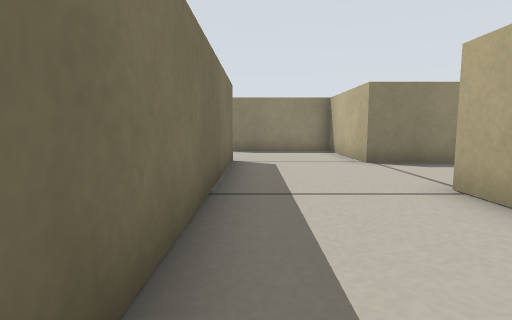
view 1 (above)

24 first-person views from a walk through a robot-simulator world made for Stage. The camera is 0.22 m above the floor, tilts 6° down and sees 80° across. Floor lines are 1 m apart. The floor is counted in squares, 0.25 m on a side. Each view is taken from the middle of a square. On the plan, view 1 faces up. The plan holds only what a view shows up to about 11 squares ahead; the rest is blank. Robots are left out.

view 2
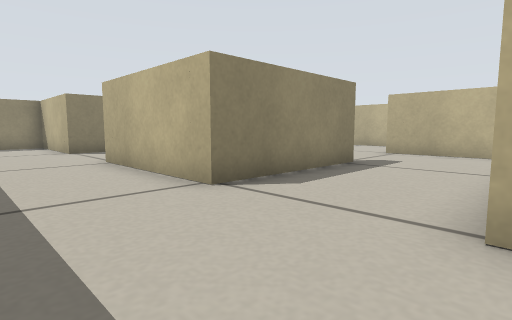

view 3
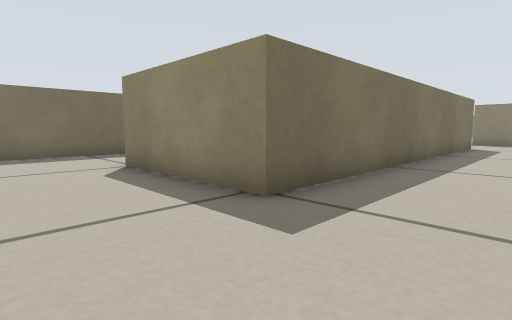

view 4
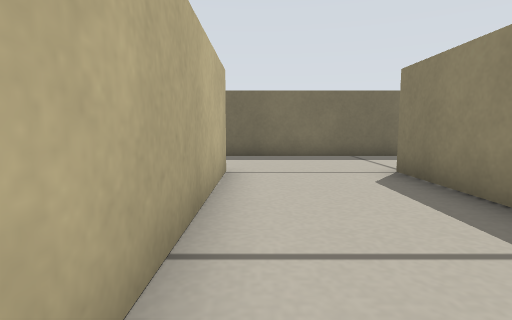

view 5
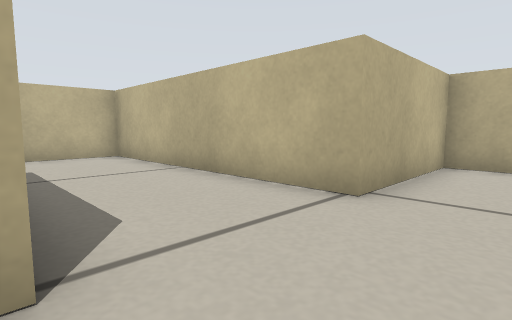

view 6
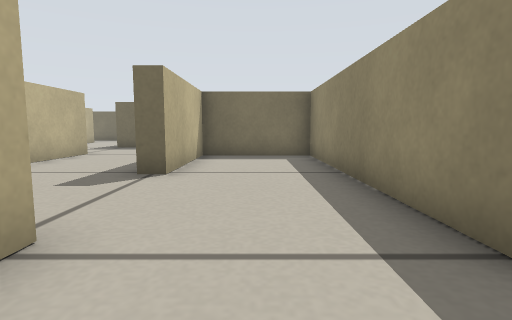

view 7
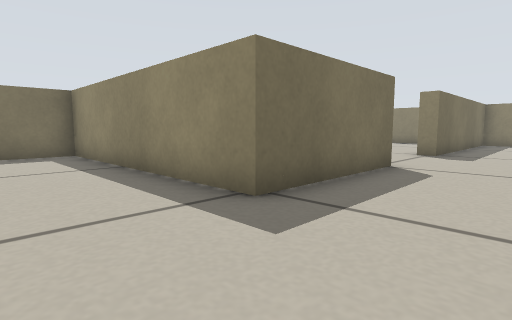

view 8
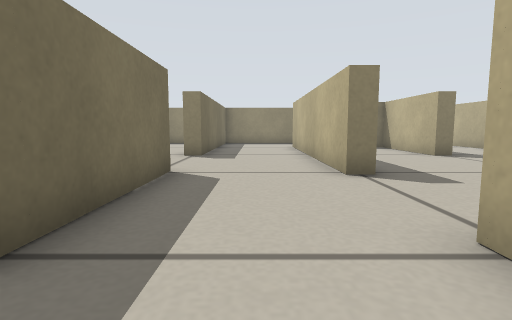

view 9
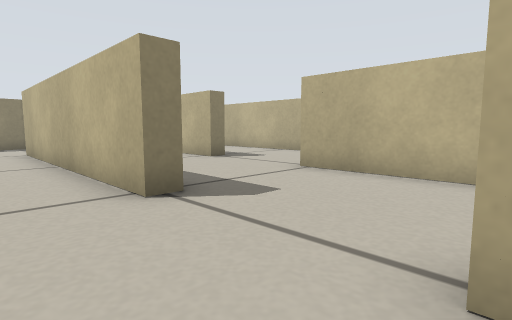

view 10
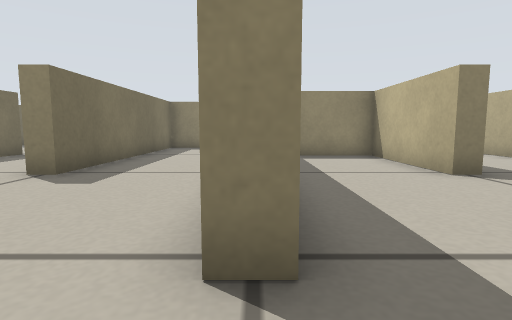

view 11
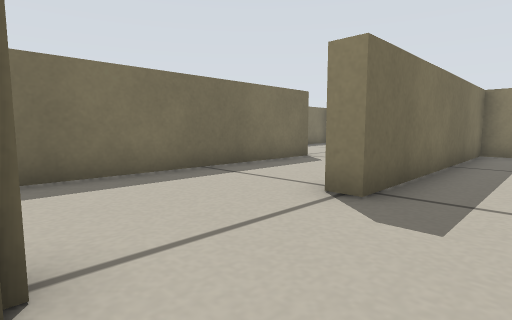

view 12
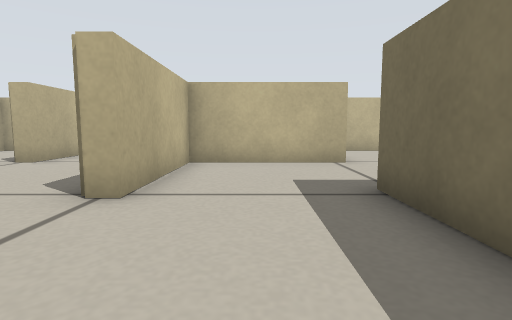

view 13
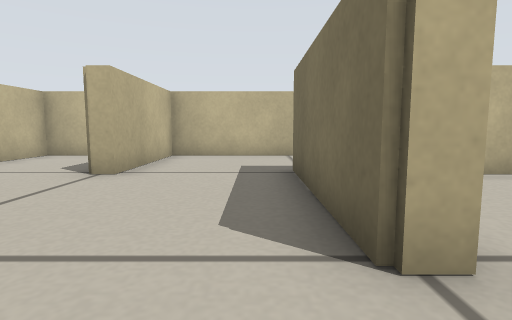

view 14
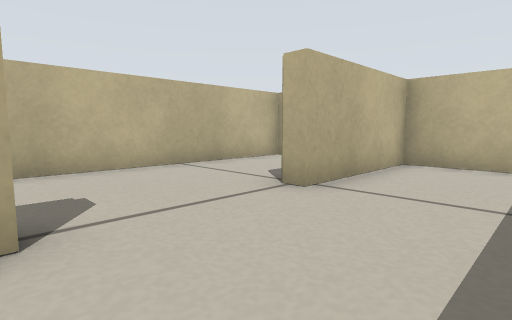

view 15
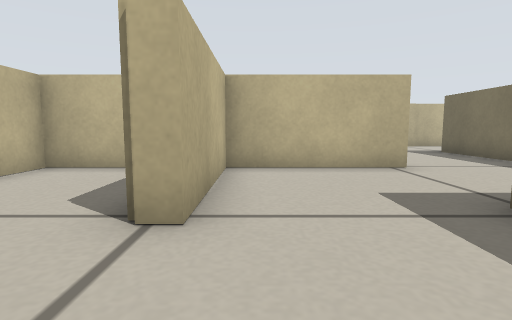

view 16
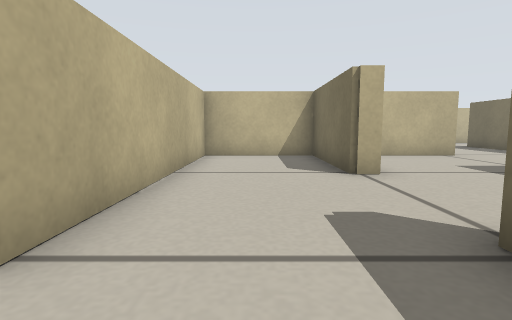

view 17
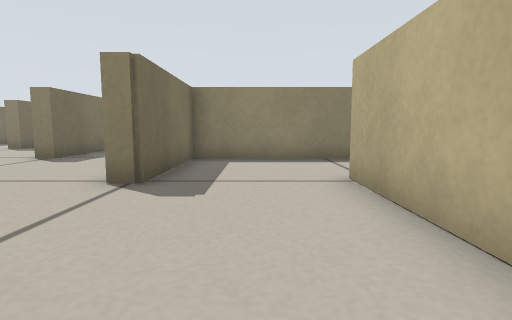

view 18
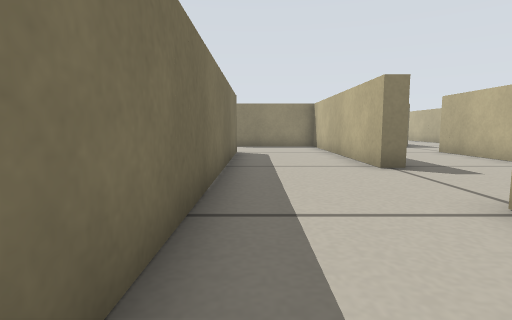

view 19
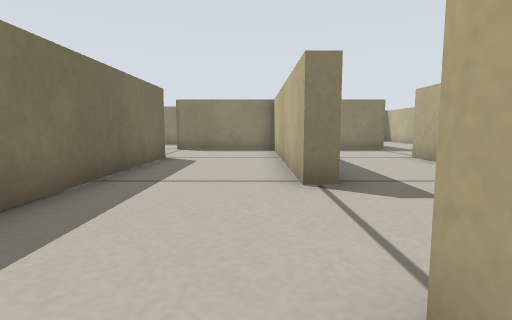

view 20
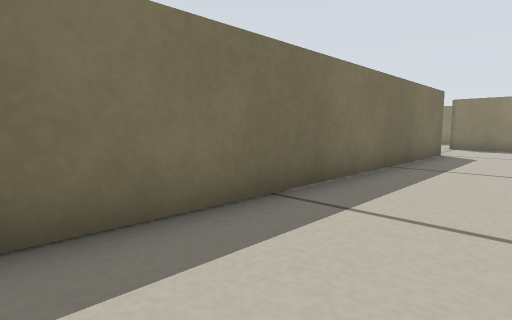

view 21
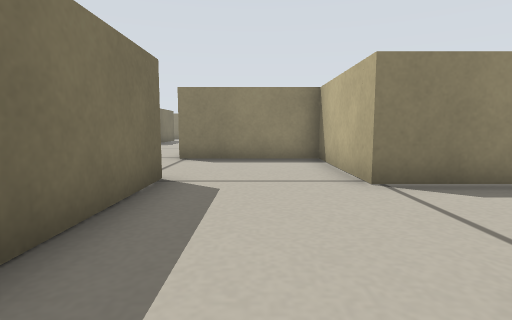

view 22
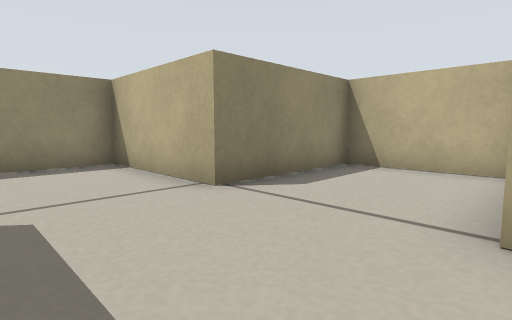

view 23
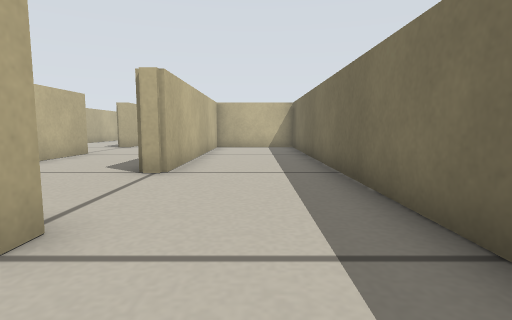

view 24
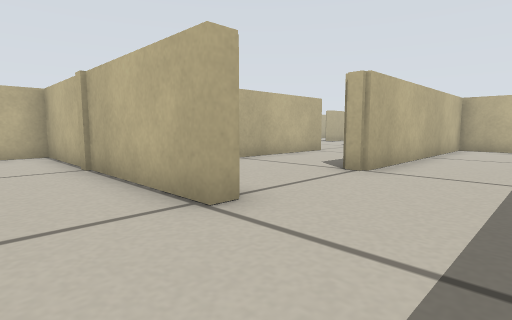

### Floor plan
Ten units are one square. View 1 is at (0, 0); x grows to the right and y downward. Boxes are objects, and circles mark ways between rooms. Rooms are numbered by the first view taken in them; rooms with no view inside come last. Other rooms are left out.
<svg viewBox="-89 -225 324 311">
<path fill="none" stroke="#000" d="M68 -46 68 -77 28 -77M73 -3 73 2 28 2 28 -44M28 36 107 36 107 -3M-6 -82 -6 42M-6 42 -51 42M-52 76 28 76 28 36M-84 35 -84 80M107 -3 147 -3 147 -43M152 -77 147 -77M147 -43 152 -43M187 -37 187 -82M113 -82 113 -37M152 -43 152 2M226 -77 192 -77 192 -37M187 -3 192 -3 192 36 226 36 226 -44M192 -37 187 -37M113 -116 107 -116 107 -181M107 -78 107 -82M68 -161 73 -161 73 -51M68 -200 147 -200 147 -211M68 -194 68 -200M33 -201 33 -109M68 -90 68 -161M51 -82 60 -82M120 -194 113 -194 113 -116M147 -77 147 -162M113 -37 33 -37 33 -3 73 -3M187 -116 187 -156 164 -156M152 -101 152 -77M146 36 187 36 187 -3M28 -77 28 -116 -12 -116M113 50 113 81"/>
<circle cx="10" cy="40" r="3" fill="#2a7"/>
<circle cx="90" cy="0" r="3" fill="#2a7"/>
<circle cx="10" cy="-80" r="3" fill="#2a7"/>
<circle cx="130" cy="-40" r="3" fill="#2a7"/>
<circle cx="110" cy="-20" r="3" fill="#2a7"/>
<circle cx="150" cy="-60" r="3" fill="#2a7"/>
<circle cx="170" cy="-40" r="3" fill="#2a7"/>
<circle cx="170" cy="-80" r="3" fill="#2a7"/>
<circle cx="130" cy="-80" r="3" fill="#2a7"/>
<circle cx="190" cy="-20" r="3" fill="#2a7"/>
<circle cx="170" cy="0" r="3" fill="#2a7"/>
<circle cx="210" cy="-40" r="3" fill="#2a7"/>
<circle cx="70" cy="-175" r="3" fill="#2a7"/>
<circle cx="110" cy="-100" r="3" fill="#2a7"/>
<circle cx="50" cy="-195" r="3" fill="#2a7"/>
<text x="20" y="-20">1</text>
<text x="-20" y="60">2</text>
<text x="130" y="-20">3</text>
<text x="170" y="-60">4</text>
<text x="130" y="-70">5</text>
<text x="170" y="-30">6</text>
<text x="210" y="-60">7</text>
<text x="210" y="-10">8</text>
<text x="90" y="-120">9</text>
<text x="90" y="-220">10</text>
<text x="50" y="-150">11</text>
<text x="130" y="-140">12</text>
<text x="70" y="-20">13</text>
<text x="170" y="-120">14</text>
<text x="170" y="20">15</text>
<text x="0" y="-100">16</text>
<text x="130" y="50">17</text>
</svg>
Room 1 opens to room 2. Room 1 opens to room 13. Room 1 opens to room 16. Room 3 opens to room 5. Room 3 opens to room 13. Room 4 opens to room 5. Room 4 opens to room 6. Room 4 opens to room 14. Room 5 opens to room 12. Room 6 opens to room 8. Room 6 opens to room 15. Room 7 opens to room 8. Room 9 opens to room 11. Room 9 opens to room 12. Room 10 opens to room 11.

Where each view was taken, in squares from view 1:
view 1: 0 up, 0 right, facing up
view 2: 4 down, 0 right, facing up-right
view 3: 7 down, 2 right, facing up-left
view 4: 7 down, 1 right, facing left
view 5: 0 up, 1 right, facing down-right
view 6: 2 up, 13 right, facing left
view 7: 1 up, 14 right, facing up-left
view 8: 2 up, 13 right, facing up
view 9: 4 up, 13 right, facing up-right
view 10: 6 up, 15 right, facing up
view 11: 8 up, 13 right, facing up-left
view 12: 8 up, 13 right, facing down
view 13: 6 up, 16 right, facing down
view 14: 4 up, 16 right, facing down-right
view 15: 3 up, 18 right, facing down
view 16: 6 up, 21 right, facing down
view 17: 1 down, 21 right, facing up
view 18: 5 up, 8 right, facing up
view 19: 7 up, 10 right, facing up
view 20: 5 up, 10 right, facing up-left
view 21: 3 up, 1 right, facing up
view 22: 4 up, 0 right, facing up-right
view 23: 22 up, 5 right, facing down
view 24: 22 up, 4 right, facing down-right
